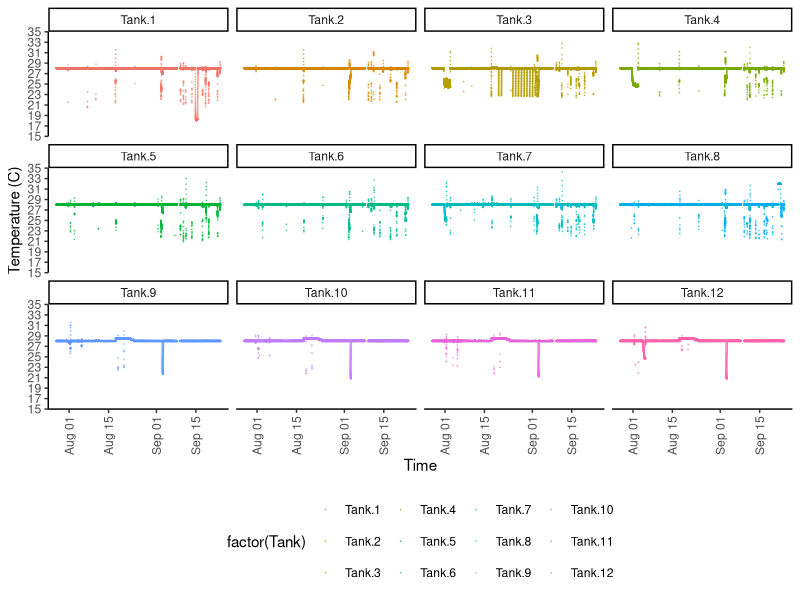
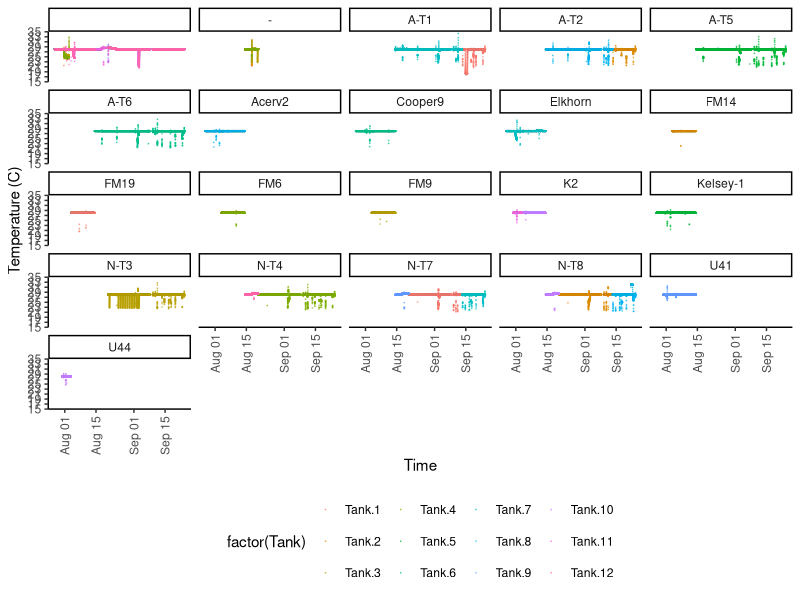
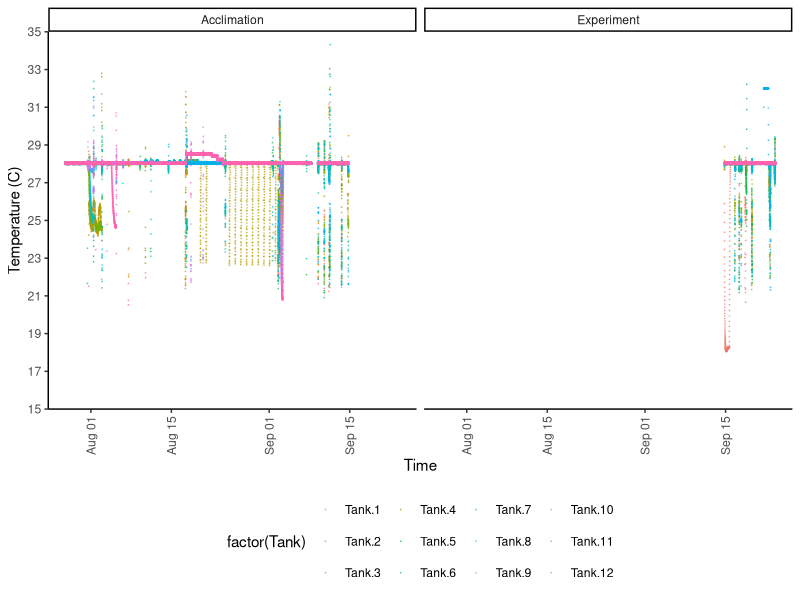
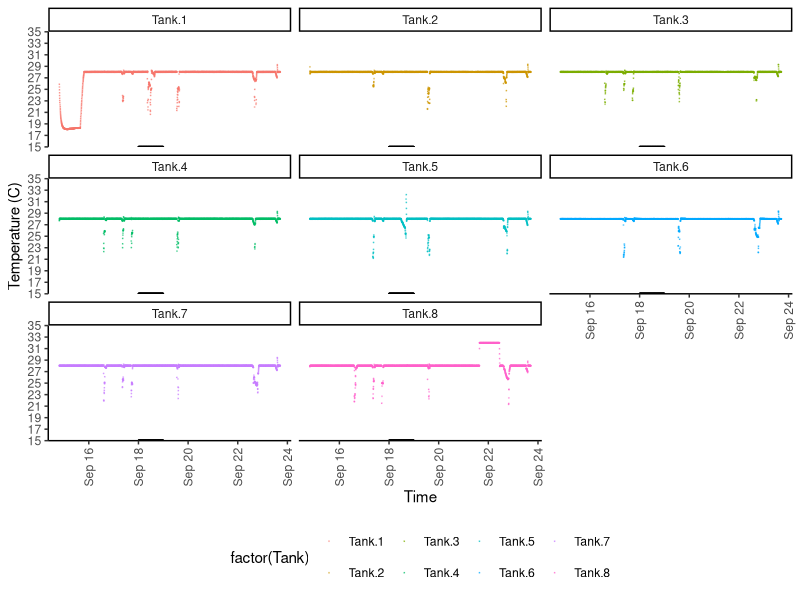
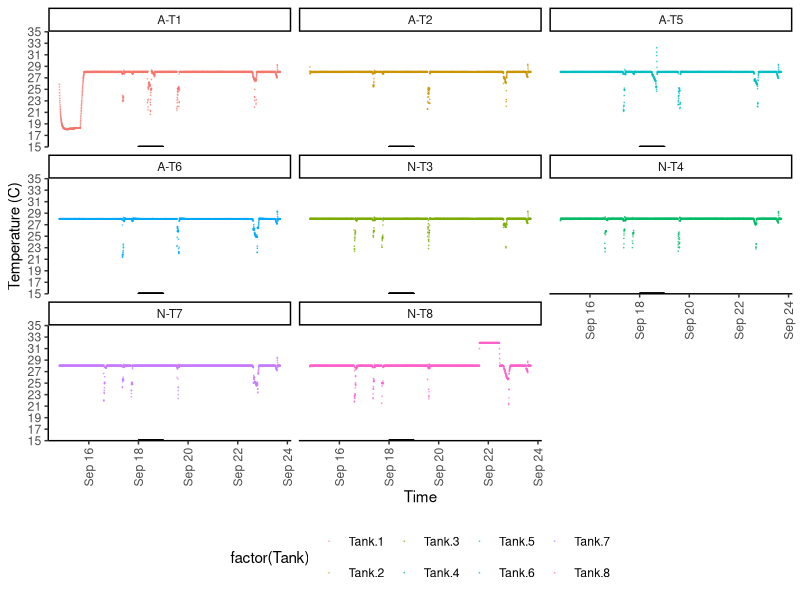

Generate these figures, in order, with R:
## ---- chunk 1
knitr::opts_chunk$set(echo = TRUE, warning=FALSE, message=FALSE) 
                      #fig.width=4, fig.height=3 )
## ---- chunk 2

# Libraries
  library(reshape2)
  library(tidyverse)
  library(tidyr)

# Graphs

theme_set (theme_classic() + theme(panel.grid.major = element_blank(),
                              panel.grid.minor = element_blank(), 
                              axis.line = element_line(colour = "black"),
                              legend.position="bottom",
                              axis.text.x = element_text(angle = 90, vjust = 0.5),
                              plot.title = element_text(size=12, face="bold"),
                              #panel.border = element_rect(colour = "black", fill=NA, size=1)
                              panel.border = element_blank()
                              ))
## ---- chunk 3

# Treatment Info
  Treatment<-read.csv("Data/Treatments.csv")
  #duplicated(Treatment$Time)
  D_Treatment<-Treatment[duplicated(Treatment$Time), ]
  #Treatment<-Treatment[!duplicated(Treatment$Time), ]
  summary(Treatment)

# Temperature
  Temperature<-read.csv("Data/Temperature_wide.csv")
  D_Temperature<-Temperature[duplicated(Temperature$Time), ]
  #Temperature<-Temperature[!duplicated(Temperature$Time), ]
  summary(Temperature)
  
  # Tags %>%
  #     group_by(T_Type) %>%
  #     summarise_at(vars(T_AW, T_BW), funs(mean(., na.rm=TRUE)))

## ---- chunk 4

# Tall format
  Temp.Tall <- gather(Temperature, Tank, Temperature, 
                      Tank.1:Tank.12, factor_key=TRUE)
  Treatment.Tall <- gather(data=Treatment, Content,
                      key= Tank, Tank.1:Tank.12, factor_key=TRUE)


# Merge with content
  
  Temperature.tall<-plyr::join(Temp.Tall, Treatment.Tall, 
                    by = c("Time","Tank"),
                    type = "full")

# Data types
    Temperature.tall$Tank<-factor(Temperature.tall$Tank)
    Temperature.tall$Content<-factor(Temperature.tall$Content)
    Temperature.tall$Time<-strptime(Temperature.tall$Time, "%m/%d/%Y %H:%M:%S")
    Temperature.tall$Time <- as.POSIXct(Temperature.tall$Time)

    summary(Temperature.tall)

## ---- chunk 5
TankTemperature<- ggplot(Temperature.tall, aes (Time, Temperature, colour=factor(Tank))) +
  #geom_vline(xintercept=1500)+
  geom_jitter(alpha=0.5, size=0.01)+
  scale_y_continuous(limits = c(15, 35),
                         breaks = seq(15, 35, 2),  
                         expand = c(0, 0),
                         name=("Temperature (C)"))
TankTemperature+facet_wrap(~Tank)

TankTemperature+facet_wrap(~Content)
TankTemperature+facet_wrap(~Period)

## ---- chunk 6

Experiment<-Temperature.tall[which(Temperature.tall$Period=="Experiment"),]
Experiment<-Experiment[which(Experiment$Tank!="Tank.12"),]
Experiment<-Experiment[which(Experiment$Tank!="Tank.11"),]
Experiment<-Experiment[which(Experiment$Tank!="Tank.10"),]
Experiment<-Experiment[which(Experiment$Tank!="Tank.9"),]  

library(lubridate)

Experiment$Day<-as.Date(ymd_hms(Experiment$Time))
Experiment$Day<-weekdays(Experiment$Day)
Experiment$Data<-ifelse (Experiment$Day=="Friday",
                         15, NA)

## ---- chunk 7
ExperimentTemperature<- ggplot(Experiment) +
  #geom_vline(xintercept=1500)+
  
  geom_jitter(aes(Time, Temperature, colour=factor(Tank)),
              alpha=0.5, size=0.01)+
  geom_point(aes(Time, Data), alpha=1, size=0.05)+
  scale_y_continuous(limits = c(15, 35),
                         breaks = seq(15, 35, 2),  
                         expand = c(0, 0),
                         name=("Temperature (C)"))

ExperimentTemperature+facet_wrap(~Tank)
ExperimentTemperature+facet_wrap(~Content)


## ---- chunk 8
# Creates bibliography 
#knitr::write_bib(c(.packages()), "packages.bib")
